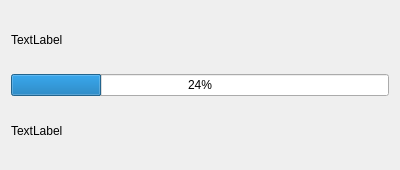
<?xml version="1.0" encoding="UTF-8"?>
<ui version="4.0">
 <class>ProgressDialog</class>
 <widget class="QDialog" name="ProgressDialog">
  <property name="geometry">
   <rect>
    <x>0</x>
    <y>0</y>
    <width>400</width>
    <height>170</height>
   </rect>
  </property>
  <property name="windowTitle">
   <string>Выполнение...</string>
  </property>
  <layout class="QVBoxLayout" name="verticalLayout">
   <item>
    <widget class="QLabel" name="label_user">
     <property name="text">
      <string>TextLabel</string>
     </property>
    </widget>
   </item>
   <item>
    <widget class="QProgressBar" name="progressBar">
     <property name="value">
      <number>24</number>
     </property>
    </widget>
   </item>
   <item>
    <widget class="QLabel" name="label_action">
     <property name="text">
      <string>TextLabel</string>
     </property>
    </widget>
   </item>
  </layout>
 </widget>
 <resources/>
 <connections/>
</ui>
